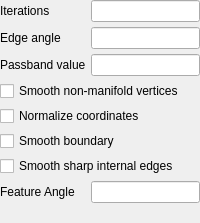
         <widget class="QWidget" name="windowed_sinc">
          <layout class="QGridLayout" name="gridLayout">
           <property name="margin">
            <number>0</number>
           </property>
           <property name="spacing">
            <number>5</number>
           </property>
           <item row="2" column="1">
            <widget class="QLineEdit" name="lineedit_passband"/>
           </item>
           <item row="4" column="0" colspan="2">
            <widget class="QCheckBox" name="checkbox_normalize">
             <property name="text">
              <string>Normalize coordinates</string>
             </property>
            </widget>
           </item>
           <item row="2" column="0">
            <widget class="QLabel" name="label_8">
             <property name="text">
              <string>Passband value</string>
             </property>
            </widget>
           </item>
           <item row="0" column="1">
            <widget class="QLineEdit" name="lineedit_windowed_sinc_iterations"/>
           </item>
           <item row="6" column="0" colspan="2">
            <widget class="QCheckBox" name="checkbox_windowed_sinc_featureedgesmoothing">
             <property name="text">
              <string>Smooth sharp internal edges</string>
             </property>
            </widget>
           </item>
           <item row="0" column="0">
            <widget class="QLabel" name="label_6">
             <property name="text">
              <string>Iterations</string>
             </property>
            </widget>
           </item>
           <item row="1" column="1">
            <widget class="QLineEdit" name="lineedit_windowed_sinc_edgeangle"/>
           </item>
           <item row="1" column="0">
            <widget class="QLabel" name="label_7">
             <property name="text">
              <string>Edge angle</string>
             </property>
            </widget>
           </item>
           <item row="7" column="1">
            <widget class="QLineEdit" name="lineedit_windowed_sinc_featureangle"/>
           </item>
           <item row="7" column="0">
            <widget class="QLabel" name="label_5">
             <property name="text">
              <string>Feature Angle</string>
             </property>
            </widget>
           </item>
           <item row="8" column="0">
            <spacer name="verticalSpacer_3">
             <property name="orientation">
              <enum>Qt::Vertical</enum>
             </property>
             <property name="sizeType">
              <enum>QSizePolicy::Expanding</enum>
             </property>
             <property name="sizeHint" stdset="0">
              <size>
               <width>20</width>
               <height>20</height>
              </size>
             </property>
            </spacer>
           </item>
           <item row="5" column="0" colspan="2">
            <widget class="QCheckBox" name="checkbox_windowed_sinc_boundarysmoothing">
             <property name="text">
              <string>Smooth boundary</string>
             </property>
            </widget>
           </item>
           <item row="3" column="0" colspan="2">
            <widget class="QCheckBox" name="checkbox_manifoldsmoothing">
             <property name="text">
              <string>Smooth non-manifold vertices</string>
             </property>
            </widget>
           </item>
          </layout>
         </widget>
